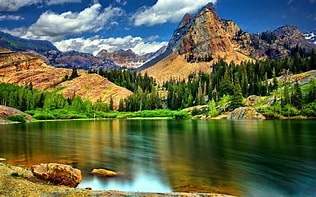
#> input picture nature.jpg, 316 x 197 px
$ python exp10.py
#> lines starting #> are read from the running program, lines starting #| are printed output that depends on the picture; after the words box and inside, x2 and y2 are one past the last pixel; in counts of white or black regions, pixels touching at a corner belong together
import cv2
import numpy as np

image1 = cv2.imread('nature.jpg')
#> image1 is the input picture: shape (197, 316, 3); mean B, G, R 76, 104.8, 94.6

# to convert the image in grayscale
img = cv2.cvtColor(image1, cv2.COLOR_BGR2GRAY)
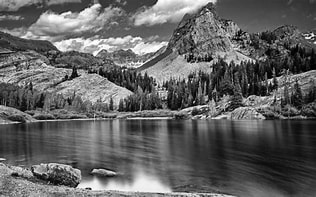
#> img: shape (197, 316); min 0, max 254, mean 98.5
# applying Otsu thresholding  as an extra flag in binary thresholding

ret, thresh1 = cv2.threshold(img, 120, 255, cv2.THRESH_BINARY + cv2.THRESH_OTSU)
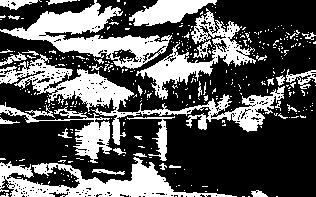
#> thresh1: shape (197, 316); 34.1% white; 370 white regions (333 under 20 px), largest, box (x1, y1, x2, y2) and area: (0, 54, 285, 145) 4886, (0, 0, 172, 69) 4008, (0, 157, 237, 197) 3697
#> ret = 113

cv2.imshow('Otsu Threshold', thresh1)

# De-allocate any associated memory usage
if cv2.waitKey(0) & 0xff == 27:
#> (key Esc is pressed here)
	cv2.destroyAllWindows()

$ run again, with dog.jpg copied over nature.jpg
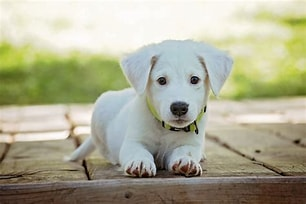
#> input picture dog.jpg, 306 x 204 px
#> image1 is the input picture: shape (204, 306, 3); mean B, G, R 148, 172.7, 173.5
#> `img = cv2.cvtColor(image1, cv2.COLOR_BGR2GRAY)`:
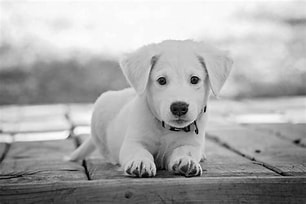
#> img: shape (204, 306); min 1, max 254, mean 170.1
#> `ret, thresh1 = cv2.threshold(img, 120, 255, cv2.THRESH_BINARY + cv2.TH..`:
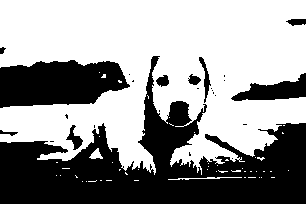
#> thresh1: shape (204, 306); 59.4% white; 26 black regions (16 under 20 px), largest, box (x1, y1, x2, y2) and area: (0, 56, 306, 204) 18758, (0, 60, 130, 108) 4772, (231, 73, 306, 101) 1079
#> ret = 160
